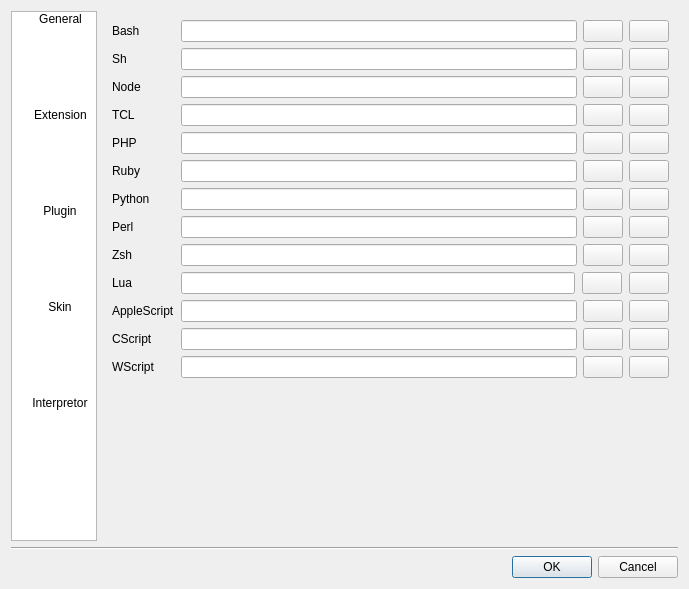
<?xml version="1.0" encoding="UTF-8"?>
<ui version="4.0">
 <class>PreferenceDialog</class>
 <widget class="QDialog" name="PreferenceDialog">
  <property name="geometry">
   <rect>
    <x>0</x>
    <y>0</y>
    <width>689</width>
    <height>589</height>
   </rect>
  </property>
  <property name="windowTitle">
   <string>Preference</string>
  </property>
  <layout class="QVBoxLayout" name="verticalLayout">
   <item>
    <layout class="QHBoxLayout" name="horizontalLayout" stretch="0,1">
     <item>
      <widget class="QListWidget" name="listWidget">
       <property name="verticalScrollBarPolicy">
        <enum>Qt::ScrollBarAlwaysOff</enum>
       </property>
       <property name="horizontalScrollBarPolicy">
        <enum>Qt::ScrollBarAlwaysOff</enum>
       </property>
       <property name="sizeAdjustPolicy">
        <enum>QAbstractScrollArea::AdjustToContents</enum>
       </property>
       <property name="editTriggers">
        <set>QAbstractItemView::NoEditTriggers</set>
       </property>
       <property name="dragDropMode">
        <enum>QAbstractItemView::NoDragDrop</enum>
       </property>
       <property name="selectionMode">
        <enum>QAbstractItemView::SingleSelection</enum>
       </property>
       <property name="iconSize">
        <size>
         <width>48</width>
         <height>48</height>
        </size>
       </property>
       <property name="textElideMode">
        <enum>Qt::ElideNone</enum>
       </property>
       <property name="movement">
        <enum>QListView::Static</enum>
       </property>
       <property name="flow">
        <enum>QListView::LeftToRight</enum>
       </property>
       <property name="resizeMode">
        <enum>QListView::Adjust</enum>
       </property>
       <property name="layoutMode">
        <enum>QListView::SinglePass</enum>
       </property>
       <property name="gridSize">
        <size>
         <width>96</width>
         <height>96</height>
        </size>
       </property>
       <property name="viewMode">
        <enum>QListView::IconMode</enum>
       </property>
       <property name="uniformItemSizes">
        <bool>true</bool>
       </property>
       <property name="currentRow">
        <number>-1</number>
       </property>
       <item>
        <property name="text">
         <string>General</string>
        </property>
        <property name="icon">
         <iconset resource="../derfla.qrc">
          <normaloff>:/rc/images/general.png</normaloff>:/rc/images/general.png</iconset>
        </property>
       </item>
       <item>
        <property name="text">
         <string>Extension</string>
        </property>
        <property name="icon">
         <iconset resource="../derfla.qrc">
          <normaloff>:/rc/images/extension.png</normaloff>:/rc/images/extension.png</iconset>
        </property>
       </item>
       <item>
        <property name="text">
         <string>Plugin</string>
        </property>
        <property name="icon">
         <iconset resource="../derfla.qrc">
          <normaloff>:/rc/images/plugin.png</normaloff>:/rc/images/plugin.png</iconset>
        </property>
       </item>
       <item>
        <property name="text">
         <string>Skin</string>
        </property>
        <property name="icon">
         <iconset resource="../derfla.qrc">
          <normaloff>:/rc/images/skin.png</normaloff>:/rc/images/skin.png</iconset>
        </property>
       </item>
       <item>
        <property name="text">
         <string>Interpretor</string>
        </property>
        <property name="icon">
         <iconset resource="../derfla.qrc">
          <normaloff>:/rc/images/interpretor.png</normaloff>:/rc/images/interpretor.png</iconset>
        </property>
       </item>
      </widget>
     </item>
     <item>
      <widget class="QStackedWidget" name="stackedWidget">
       <property name="currentIndex">
        <number>4</number>
       </property>
       <widget class="QWidget" name="generalPage"/>
       <widget class="QWidget" name="extensionPage"/>
       <widget class="QWidget" name="pluginPage"/>
       <widget class="QWidget" name="skinPage"/>
       <widget class="QWidget" name="interpretorPage">
        <layout class="QFormLayout" name="formLayout">
         <item row="0" column="0">
          <widget class="QLabel" name="label">
           <property name="text">
            <string>Bash</string>
           </property>
          </widget>
         </item>
         <item row="0" column="1">
          <layout class="QHBoxLayout" name="horizontalLayout_2">
           <item>
            <widget class="QLineEdit" name="edtBashPath"/>
           </item>
           <item>
            <widget class="QPushButton" name="btnBrowseBash">
             <property name="toolTip">
              <string>Browse</string>
             </property>
             <property name="text">
              <string/>
             </property>
             <property name="icon">
              <iconset resource="../derfla.qrc">
               <normaloff>:/rc/images/find.png</normaloff>:/rc/images/find.png</iconset>
             </property>
            </widget>
           </item>
           <item>
            <widget class="QPushButton" name="btnDetectBash">
             <property name="toolTip">
              <string>Auto detect path</string>
             </property>
             <property name="text">
              <string/>
             </property>
             <property name="icon">
              <iconset resource="../derfla.qrc">
               <normaloff>:/rc/images/refresh.png</normaloff>:/rc/images/refresh.png</iconset>
             </property>
            </widget>
           </item>
          </layout>
         </item>
         <item row="1" column="0">
          <widget class="QLabel" name="label_11">
           <property name="text">
            <string>Sh</string>
           </property>
          </widget>
         </item>
         <item row="1" column="1">
          <layout class="QHBoxLayout" name="horizontalLayout_12">
           <item>
            <widget class="QLineEdit" name="edtShPath"/>
           </item>
           <item>
            <widget class="QPushButton" name="btnBrowseSh">
             <property name="toolTip">
              <string>Browse</string>
             </property>
             <property name="text">
              <string/>
             </property>
             <property name="icon">
              <iconset resource="../derfla.qrc">
               <normaloff>:/rc/images/find.png</normaloff>:/rc/images/find.png</iconset>
             </property>
            </widget>
           </item>
           <item>
            <widget class="QPushButton" name="btnDetectSh">
             <property name="toolTip">
              <string>Auto detect path</string>
             </property>
             <property name="text">
              <string/>
             </property>
             <property name="icon">
              <iconset resource="../derfla.qrc">
               <normaloff>:/rc/images/refresh.png</normaloff>:/rc/images/refresh.png</iconset>
             </property>
            </widget>
           </item>
          </layout>
         </item>
         <item row="2" column="0">
          <widget class="QLabel" name="label_12">
           <property name="text">
            <string>Node</string>
           </property>
          </widget>
         </item>
         <item row="2" column="1">
          <layout class="QHBoxLayout" name="horizontalLayout_13">
           <item>
            <widget class="QLineEdit" name="edtNodePath"/>
           </item>
           <item>
            <widget class="QPushButton" name="btnBrowseNode">
             <property name="toolTip">
              <string>Browse</string>
             </property>
             <property name="text">
              <string/>
             </property>
             <property name="icon">
              <iconset resource="../derfla.qrc">
               <normaloff>:/rc/images/find.png</normaloff>:/rc/images/find.png</iconset>
             </property>
            </widget>
           </item>
           <item>
            <widget class="QPushButton" name="btnDetectNode">
             <property name="toolTip">
              <string>Auto detect path</string>
             </property>
             <property name="text">
              <string/>
             </property>
             <property name="icon">
              <iconset resource="../derfla.qrc">
               <normaloff>:/rc/images/refresh.png</normaloff>:/rc/images/refresh.png</iconset>
             </property>
            </widget>
           </item>
          </layout>
         </item>
         <item row="3" column="0">
          <widget class="QLabel" name="label_13">
           <property name="text">
            <string>TCL</string>
           </property>
          </widget>
         </item>
         <item row="3" column="1">
          <layout class="QHBoxLayout" name="horizontalLayout_14">
           <item>
            <widget class="QLineEdit" name="edtTclPath"/>
           </item>
           <item>
            <widget class="QPushButton" name="btnBrowseTcl">
             <property name="toolTip">
              <string>Browse</string>
             </property>
             <property name="text">
              <string/>
             </property>
             <property name="icon">
              <iconset resource="../derfla.qrc">
               <normaloff>:/rc/images/find.png</normaloff>:/rc/images/find.png</iconset>
             </property>
            </widget>
           </item>
           <item>
            <widget class="QPushButton" name="btnDetectTcl">
             <property name="toolTip">
              <string>Auto detect path</string>
             </property>
             <property name="text">
              <string/>
             </property>
             <property name="icon">
              <iconset resource="../derfla.qrc">
               <normaloff>:/rc/images/refresh.png</normaloff>:/rc/images/refresh.png</iconset>
             </property>
            </widget>
           </item>
          </layout>
         </item>
         <item row="4" column="0">
          <widget class="QLabel" name="label_2">
           <property name="text">
            <string>PHP</string>
           </property>
          </widget>
         </item>
         <item row="4" column="1">
          <layout class="QHBoxLayout" name="horizontalLayout_3">
           <item>
            <widget class="QLineEdit" name="edtPHPPath"/>
           </item>
           <item>
            <widget class="QPushButton" name="btnBrowsePHP">
             <property name="toolTip">
              <string>Browse</string>
             </property>
             <property name="text">
              <string/>
             </property>
             <property name="icon">
              <iconset resource="../derfla.qrc">
               <normaloff>:/rc/images/find.png</normaloff>:/rc/images/find.png</iconset>
             </property>
            </widget>
           </item>
           <item>
            <widget class="QPushButton" name="btnDetectPHP">
             <property name="toolTip">
              <string>Auto detect path</string>
             </property>
             <property name="text">
              <string/>
             </property>
             <property name="icon">
              <iconset resource="../derfla.qrc">
               <normaloff>:/rc/images/refresh.png</normaloff>:/rc/images/refresh.png</iconset>
             </property>
            </widget>
           </item>
          </layout>
         </item>
         <item row="5" column="0">
          <widget class="QLabel" name="label_3">
           <property name="text">
            <string>Ruby</string>
           </property>
          </widget>
         </item>
         <item row="5" column="1">
          <layout class="QHBoxLayout" name="horizontalLayout_4">
           <item>
            <widget class="QLineEdit" name="edtRubyPath"/>
           </item>
           <item>
            <widget class="QPushButton" name="btnBrowseRuby">
             <property name="toolTip">
              <string>Browse</string>
             </property>
             <property name="text">
              <string/>
             </property>
             <property name="icon">
              <iconset resource="../derfla.qrc">
               <normaloff>:/rc/images/find.png</normaloff>:/rc/images/find.png</iconset>
             </property>
            </widget>
           </item>
           <item>
            <widget class="QPushButton" name="btnDetectRuby">
             <property name="toolTip">
              <string>Auto detect path</string>
             </property>
             <property name="text">
              <string/>
             </property>
             <property name="icon">
              <iconset resource="../derfla.qrc">
               <normaloff>:/rc/images/refresh.png</normaloff>:/rc/images/refresh.png</iconset>
             </property>
            </widget>
           </item>
          </layout>
         </item>
         <item row="6" column="0">
          <widget class="QLabel" name="label_4">
           <property name="text">
            <string>Python</string>
           </property>
          </widget>
         </item>
         <item row="6" column="1">
          <layout class="QHBoxLayout" name="horizontalLayout_5">
           <item>
            <widget class="QLineEdit" name="edtPythonPath"/>
           </item>
           <item>
            <widget class="QPushButton" name="btnBrowsePython">
             <property name="toolTip">
              <string>Browse</string>
             </property>
             <property name="text">
              <string/>
             </property>
             <property name="icon">
              <iconset resource="../derfla.qrc">
               <normaloff>:/rc/images/find.png</normaloff>:/rc/images/find.png</iconset>
             </property>
            </widget>
           </item>
           <item>
            <widget class="QPushButton" name="btnDetectPython">
             <property name="toolTip">
              <string>Auto detect path</string>
             </property>
             <property name="text">
              <string/>
             </property>
             <property name="icon">
              <iconset resource="../derfla.qrc">
               <normaloff>:/rc/images/refresh.png</normaloff>:/rc/images/refresh.png</iconset>
             </property>
            </widget>
           </item>
          </layout>
         </item>
         <item row="7" column="0">
          <widget class="QLabel" name="label_5">
           <property name="text">
            <string>Perl</string>
           </property>
          </widget>
         </item>
         <item row="7" column="1">
          <layout class="QHBoxLayout" name="horizontalLayout_6">
           <item>
            <widget class="QLineEdit" name="edtPerlPath"/>
           </item>
           <item>
            <widget class="QPushButton" name="btnBrowsePerl">
             <property name="toolTip">
              <string>Browse</string>
             </property>
             <property name="text">
              <string/>
             </property>
             <property name="icon">
              <iconset resource="../derfla.qrc">
               <normaloff>:/rc/images/find.png</normaloff>:/rc/images/find.png</iconset>
             </property>
            </widget>
           </item>
           <item>
            <widget class="QPushButton" name="btnDetectPerl">
             <property name="toolTip">
              <string>Auto detect path</string>
             </property>
             <property name="text">
              <string/>
             </property>
             <property name="icon">
              <iconset resource="../derfla.qrc">
               <normaloff>:/rc/images/refresh.png</normaloff>:/rc/images/refresh.png</iconset>
             </property>
            </widget>
           </item>
          </layout>
         </item>
         <item row="8" column="0">
          <widget class="QLabel" name="label_6">
           <property name="text">
            <string>Zsh</string>
           </property>
          </widget>
         </item>
         <item row="8" column="1">
          <layout class="QHBoxLayout" name="horizontalLayout_7">
           <item>
            <widget class="QLineEdit" name="edtZshPath"/>
           </item>
           <item>
            <widget class="QPushButton" name="btnBrowseZsh">
             <property name="toolTip">
              <string>Browse</string>
             </property>
             <property name="text">
              <string/>
             </property>
             <property name="icon">
              <iconset resource="../derfla.qrc">
               <normaloff>:/rc/images/find.png</normaloff>:/rc/images/find.png</iconset>
             </property>
            </widget>
           </item>
           <item>
            <widget class="QPushButton" name="btnDetectZsh">
             <property name="toolTip">
              <string>Auto detect path</string>
             </property>
             <property name="text">
              <string/>
             </property>
             <property name="icon">
              <iconset resource="../derfla.qrc">
               <normaloff>:/rc/images/refresh.png</normaloff>:/rc/images/refresh.png</iconset>
             </property>
            </widget>
           </item>
          </layout>
         </item>
         <item row="9" column="0">
          <widget class="QLabel" name="label_7">
           <property name="text">
            <string>Lua</string>
           </property>
          </widget>
         </item>
         <item row="9" column="1">
          <layout class="QHBoxLayout" name="horizontalLayout_8">
           <property name="spacing">
            <number>7</number>
           </property>
           <item>
            <widget class="QLineEdit" name="edtLuaPath"/>
           </item>
           <item>
            <widget class="QPushButton" name="btnBrowseLua">
             <property name="toolTip">
              <string>Browse</string>
             </property>
             <property name="text">
              <string/>
             </property>
             <property name="icon">
              <iconset resource="../derfla.qrc">
               <normaloff>:/rc/images/find.png</normaloff>:/rc/images/find.png</iconset>
             </property>
            </widget>
           </item>
           <item>
            <widget class="QPushButton" name="btnDetectLua">
             <property name="toolTip">
              <string>Auto detect path</string>
             </property>
             <property name="text">
              <string/>
             </property>
             <property name="icon">
              <iconset resource="../derfla.qrc">
               <normaloff>:/rc/images/refresh.png</normaloff>:/rc/images/refresh.png</iconset>
             </property>
            </widget>
           </item>
          </layout>
         </item>
         <item row="10" column="0">
          <widget class="QLabel" name="label_8">
           <property name="text">
            <string>AppleScript</string>
           </property>
          </widget>
         </item>
         <item row="10" column="1">
          <layout class="QHBoxLayout" name="horizontalLayout_9">
           <item>
            <widget class="QLineEdit" name="edtAppleScriptPath"/>
           </item>
           <item>
            <widget class="QPushButton" name="btnBrowseAppleScript">
             <property name="toolTip">
              <string>Browse</string>
             </property>
             <property name="text">
              <string/>
             </property>
             <property name="icon">
              <iconset resource="../derfla.qrc">
               <normaloff>:/rc/images/find.png</normaloff>:/rc/images/find.png</iconset>
             </property>
            </widget>
           </item>
           <item>
            <widget class="QPushButton" name="btnDetectAppleScript">
             <property name="toolTip">
              <string>Auto detect path</string>
             </property>
             <property name="text">
              <string/>
             </property>
             <property name="icon">
              <iconset resource="../derfla.qrc">
               <normaloff>:/rc/images/refresh.png</normaloff>:/rc/images/refresh.png</iconset>
             </property>
            </widget>
           </item>
          </layout>
         </item>
         <item row="11" column="0">
          <widget class="QLabel" name="label_9">
           <property name="text">
            <string>CScript</string>
           </property>
          </widget>
         </item>
         <item row="11" column="1">
          <layout class="QHBoxLayout" name="horizontalLayout_10">
           <item>
            <widget class="QLineEdit" name="edtCScriptPath"/>
           </item>
           <item>
            <widget class="QPushButton" name="btnBrowseCScript">
             <property name="toolTip">
              <string>Browse</string>
             </property>
             <property name="text">
              <string/>
             </property>
             <property name="icon">
              <iconset resource="../derfla.qrc">
               <normaloff>:/rc/images/find.png</normaloff>:/rc/images/find.png</iconset>
             </property>
            </widget>
           </item>
           <item>
            <widget class="QPushButton" name="btnDetectCScript">
             <property name="toolTip">
              <string>Auto detect path</string>
             </property>
             <property name="text">
              <string/>
             </property>
             <property name="icon">
              <iconset resource="../derfla.qrc">
               <normaloff>:/rc/images/refresh.png</normaloff>:/rc/images/refresh.png</iconset>
             </property>
            </widget>
           </item>
          </layout>
         </item>
         <item row="12" column="0">
          <widget class="QLabel" name="label_10">
           <property name="text">
            <string>WScript</string>
           </property>
          </widget>
         </item>
         <item row="12" column="1">
          <layout class="QHBoxLayout" name="horizontalLayout_11">
           <item>
            <widget class="QLineEdit" name="edtWScriptPath"/>
           </item>
           <item>
            <widget class="QPushButton" name="btnBrowseWScript">
             <property name="toolTip">
              <string>Browse</string>
             </property>
             <property name="text">
              <string/>
             </property>
             <property name="icon">
              <iconset resource="../derfla.qrc">
               <normaloff>:/rc/images/find.png</normaloff>:/rc/images/find.png</iconset>
             </property>
            </widget>
           </item>
           <item>
            <widget class="QPushButton" name="btnDetectWScript">
             <property name="toolTip">
              <string>Auto detect path</string>
             </property>
             <property name="text">
              <string/>
             </property>
             <property name="icon">
              <iconset resource="../derfla.qrc">
               <normaloff>:/rc/images/refresh.png</normaloff>:/rc/images/refresh.png</iconset>
             </property>
            </widget>
           </item>
          </layout>
         </item>
        </layout>
       </widget>
      </widget>
     </item>
    </layout>
   </item>
   <item>
    <widget class="Line" name="line">
     <property name="orientation">
      <enum>Qt::Horizontal</enum>
     </property>
    </widget>
   </item>
   <item>
    <widget class="QDialogButtonBox" name="buttonBox">
     <property name="orientation">
      <enum>Qt::Horizontal</enum>
     </property>
     <property name="standardButtons">
      <set>QDialogButtonBox::Cancel|QDialogButtonBox::Ok</set>
     </property>
    </widget>
   </item>
  </layout>
 </widget>
 <resources>
  <include location="../derfla.qrc"/>
 </resources>
 <connections>
  <connection>
   <sender>buttonBox</sender>
   <signal>accepted()</signal>
   <receiver>PreferenceDialog</receiver>
   <slot>accept()</slot>
   <hints>
    <hint type="sourcelabel">
     <x>248</x>
     <y>254</y>
    </hint>
    <hint type="destinationlabel">
     <x>157</x>
     <y>274</y>
    </hint>
   </hints>
  </connection>
  <connection>
   <sender>buttonBox</sender>
   <signal>rejected()</signal>
   <receiver>PreferenceDialog</receiver>
   <slot>reject()</slot>
   <hints>
    <hint type="sourcelabel">
     <x>316</x>
     <y>260</y>
    </hint>
    <hint type="destinationlabel">
     <x>286</x>
     <y>274</y>
    </hint>
   </hints>
  </connection>
 </connections>
</ui>
